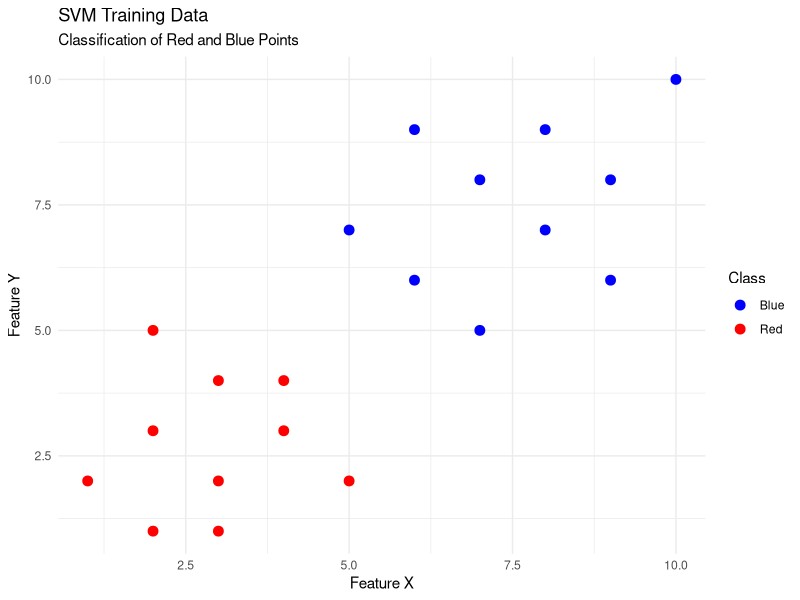
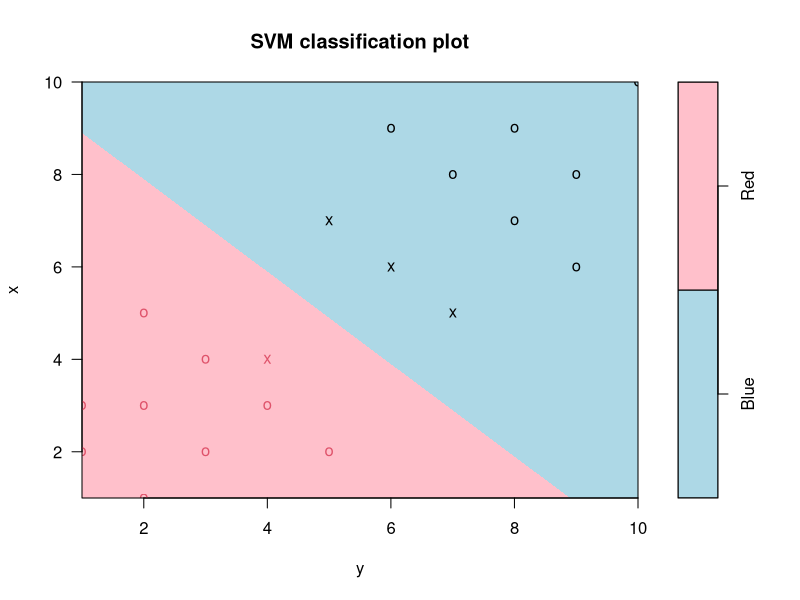
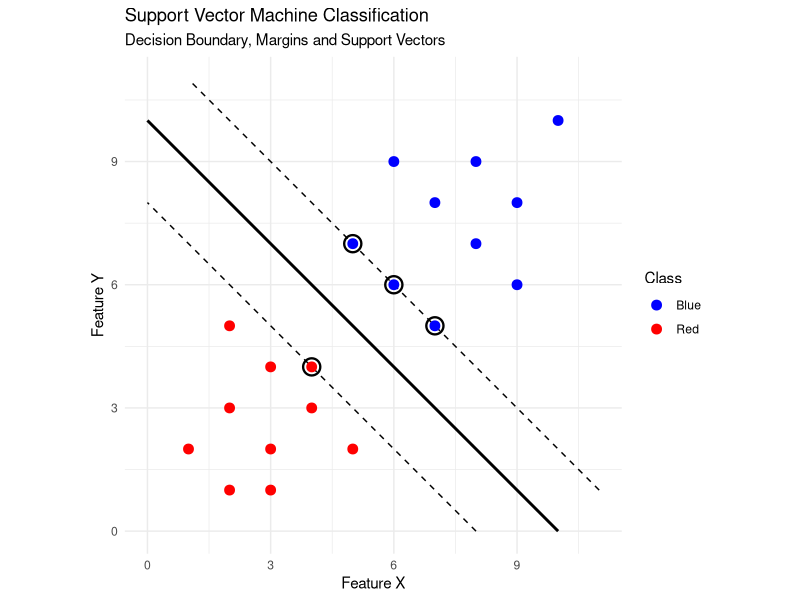
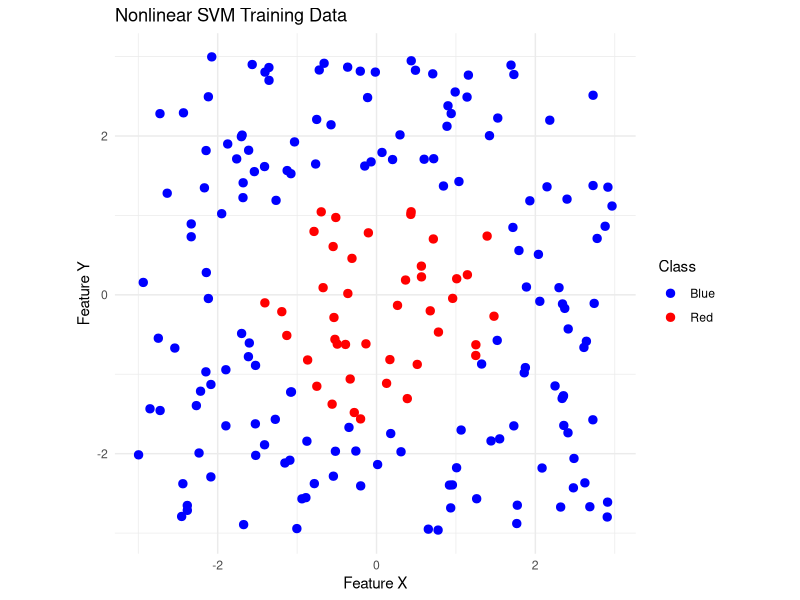
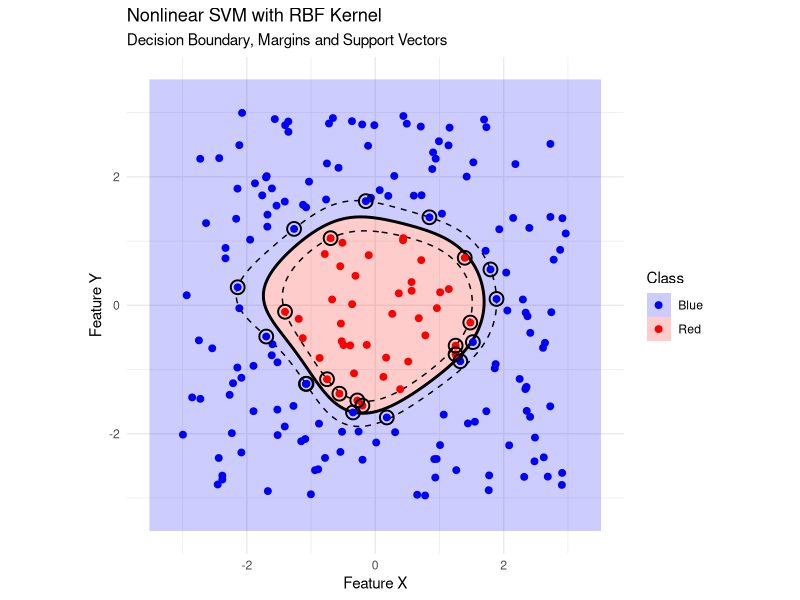
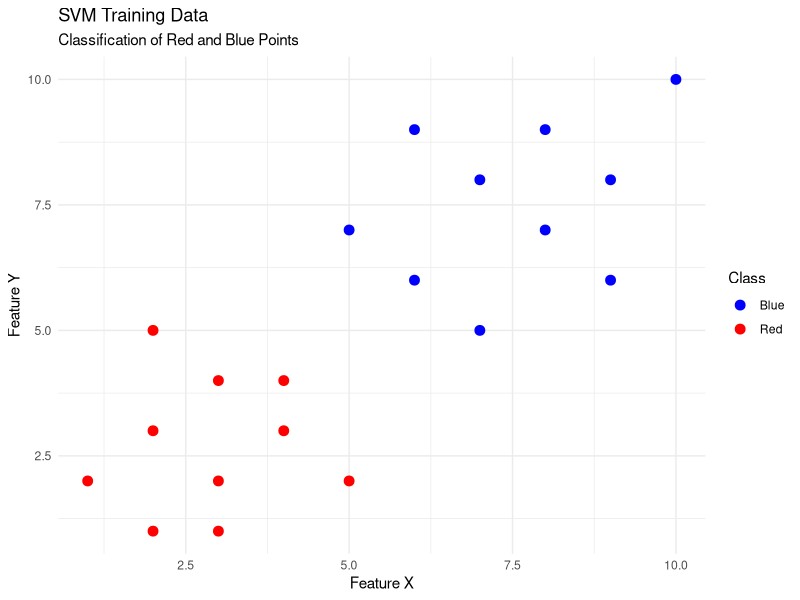
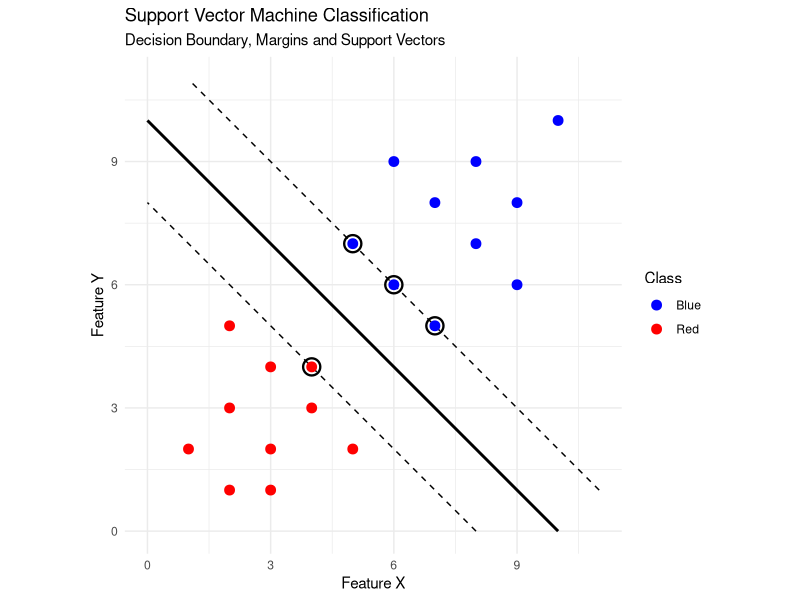
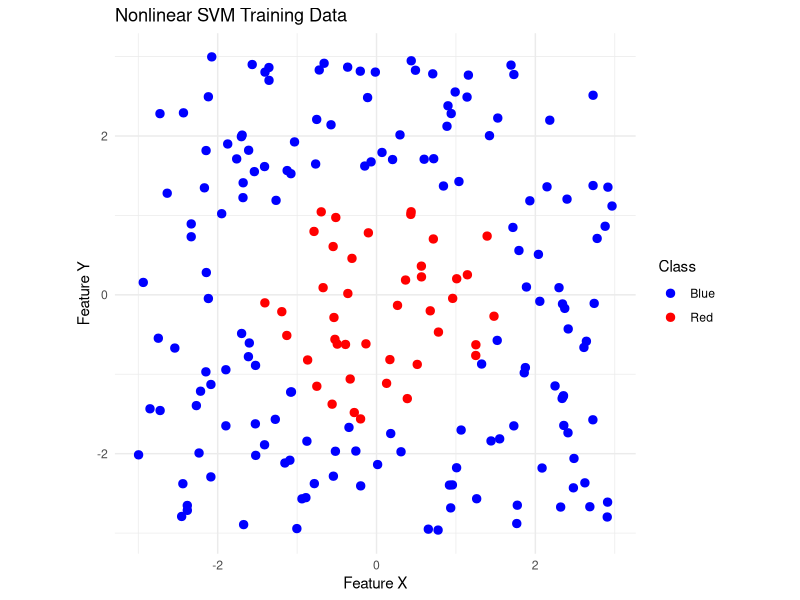

Source code (R) for these figures, in order:
## ---- chunk 1
library(tidyverse)
library(tidyverse)
library(ggplot2)
library(e1071)

set.seed(123)

# Create training data
svm_data <- data.frame(
  x = c(1, 2, 2, 3, 3, 4, 2, 4, 3, 5,
        5, 6, 7, 7, 8, 8, 9, 6, 9, 10),
  y = c(2, 1, 3, 2, 4, 3, 5, 4, 1, 2,
        7, 6, 8, 5, 7, 9, 8, 9, 6, 10),
  Class = factor(rep(c("Red", "Blue"), each = 10))
)

# Plot training data
svm_plot <- ggplot(svm_data, aes(x = x, y = y, color = Class)) +
  geom_point(size = 3) +
  scale_color_manual(values = c("Red" = "red",
                                "Blue" = "blue")) +
  labs(
    title = "SVM Training Data",
    subtitle = "Classification of Red and Blue Points",
    x = "Feature X",
    y = "Feature Y",
    color = "Class"
  ) +
  theme_minimal()

# Display the plot
print(svm_plot)

# Save for PowerPoint
ggsave(
  filename = "SVM_training_data.png",
  plot = svm_plot,
  width = 10,
  height = 6,
  dpi = 300
)

# Check where the file was saved
getwd()

# Check whether the file exists
file.exists("SVM_training_dta.png")
## ---- chunk 2
# Install once if necessary
install.packages("e1071")

library(e1071)

# Train linear SVM
svm_model <- svm(
  Class ~ x + y,
  data = svm_data,
  kernel = "linear",
  cost = 1,
  scale = FALSE
)

# View model summary
summary(svm_model)

# Plot SVM classification regions
plot(
  svm_model,
  svm_data,
  x ~ y,
  col = c("lightblue", "pink"),
  main = "SVM Classification with Decision Boundary"
)
## ---- chunk 3


# Create a grid of coordinates
grid <- expand.grid(
  x = seq(0, 11, length.out = 200),
  y = seq(0, 11, length.out = 200)
)

# Obtain SVM decision values
pred <- predict(
  svm_model,
  grid,
  decision.values = TRUE
)

grid$decision <- as.vector(
  attr(pred, "decision.values")
)

# Identify support vectors
support_vectors <- svm_data[svm_model$index, ]

svm_cla <- ggplot() +

  # Margins (-1 and +1)
  geom_contour(
    data = grid,
    aes(x = x, y = y, z = decision),
    breaks = c(-1, 1),
    linetype = "dashed",
    color = "black"
  ) +

  # Decision boundary (0)
  geom_contour(
    data = grid,
    aes(x = x, y = y, z = decision),
    breaks = 0,
    linetype = "solid",
    color = "black",
    linewidth = 1
  ) +

  # Training observations
  geom_point(
    data = svm_data,
    aes(x = x, y = y, color = Class),
    size = 3
  ) +

  # Highlight support vectors
  geom_point(
    data = support_vectors,
    aes(x = x, y = y),
    shape = 21,
    size = 5,
    stroke = 1.2,
    fill = NA,
    color = "black"
  ) +

  scale_color_manual(
    values = c("Red" = "red", "Blue" = "blue")
  ) +

  labs(
    title = "Support Vector Machine Classification",
    subtitle = "Decision Boundary, Margins and Support Vectors",
    x = "Feature X",
    y = "Feature Y",
    color = "Class"
  ) +

  coord_equal() +
  theme_minimal()

# Display the plot
print(svm_cla)

# Save for PowerPoint
ggsave(
  filename = "Support_vector_mc.png",
  plot = svm_cla,
  width = 8,
  height = 8,
  dpi = 300
)

# Check where the file was saved
getwd()

# Check whether the file exists
file.exists("Support_vector_mc.png")
## ---- chunk 4
# New observation
new_point <- data.frame(
  x = 6,
  y = 8
)

# Predict class
prediction <- predict(svm_model, new_point)

print(prediction)
## ---- chunk 5
library(tidyverse)
library(e1071)

set.seed(123)

# Generate sample data
n <- 200

x <- runif(n, -3, 3)
y <- runif(n, -3, 3)

# Calculate distance from center
distance <- x^2 + y^2

# Assign classes
Class <- ifelse(distance < 2.5, "Red", "Blue")

# Create dataframe
svm_nonlinear <- data.frame(
  x = x,
  y = y,
  Class = as.factor(Class)
)

# Visualize the training data
svm_nl <- ggplot(svm_nonlinear,
       aes(x = x, y = y, color = Class)) +
  geom_point(size = 2.5) +
  scale_color_manual(
    values = c("Red" = "red", "Blue" = "blue")
  ) +
  labs(
    title = "Nonlinear SVM Training Data",
    x = "Feature X",
    y = "Feature Y"
  ) +
  coord_equal() +
  theme_minimal()

# Display the plot
print(svm_nl)

# Save for PowerPoint
ggsave(
  filename = "Support_vector_NonLinear.png",
  plot = svm_nl,
  width = 8,
  height = 8,
  dpi = 300
)

# Check where the file was saved
getwd()

# Check whether the file exists
file.exists("Support_vector_NonLinear.png")
## ---- chunk 6
# Train nonlinear SVM
svm_nonlinear_model <- svm(
  Class ~ x + y,
  data = svm_nonlinear,
  kernel = "radial",
  cost = 10,
  gamma = 0.5,
  scale = FALSE
)

# Model summary
summary(svm_nonlinear_model)
## ---- chunk 7
  # Generate coordinate grid
  grid_nonlinear <- expand.grid(
    x = seq(-3.5, 3.5, length.out = 200),
    y = seq(-3.5, 3.5, length.out = 200)
  )

  # Predict classes and decision values
  pred <- predict(
    svm_nonlinear_model,
    grid_nonlinear,
    decision.values = TRUE
  )

  grid_nonlinear$Class <- pred

  grid_nonlinear$decision <- as.vector(
    attr(pred, "decision.values")
  )

  # Extract support vectors
  support_vectors <- svm_nonlinear[
    svm_nonlinear_model$index, 
  ]

  # Visualization
  nonlinear_svm <- ggplot() +

    # Classification regions
    geom_raster(
      data = grid_nonlinear,
      aes(x = x, y = y, fill = Class),
      alpha = 0.2
    ) +

    # Margin boundaries
    geom_contour(
      data = grid_nonlinear,
      aes(x = x, y = y, z = decision),
      breaks = c(-1, 1),
      linetype = "dashed",
      color = "black"
    ) +

    # Decision boundary
    geom_contour(
      data = grid_nonlinear,
      aes(x = x, y = y, z = decision),
      breaks = 0,
      color = "black",
      linewidth = 1
    ) +

    # Training points
    geom_point(
      data = svm_nonlinear,
      aes(x = x, y = y, color = Class),
      size = 2
    ) +

    # Support vectors
    geom_point(
      data = support_vectors,
      aes(x = x, y = y),
      shape = 21,
      size = 4,
      fill = NA,
      color = "black",
      stroke = 1
    ) +

    scale_color_manual(
      values = c("Red" = "red", "Blue" = "blue")
    ) +

    scale_fill_manual(
      values = c("Red" = "red", "Blue" = "blue")
    ) +

    labs(
      title = "Nonlinear SVM with RBF Kernel",
      subtitle = "Decision Boundary, Margins and Support Vectors",
      x = "Feature X",
      y = "Feature Y"
    ) +

    coord_equal() +
    theme_minimal()

  # Display the plot
  print(nonlinear_svm)

  # Save for PowerPoint
  ggsave(
    filename = "Non_Linear_SVM.png",
    plot = nonlinear_svm,
    width = 8,
    height = 8,
    dpi = 300
  )

  # Check where the file was saved
  getwd()

  # Check whether the file exists
  file.exists("Non_Linear_SVM.png")

## ---- chunk 8
# Linear SVM
linear_model <- svm(
  Class ~ x + y,
  data = svm_nonlinear,
  kernel = "linear",
  cost = 10,
  scale = FALSE
)

# Predictions
linear_pred <- predict(linear_model, svm_nonlinear)

nonlinear_pred <- predict(
  svm_nonlinear_model,
  svm_nonlinear
)

# Training accuracy
linear_accuracy <- mean(
  linear_pred == svm_nonlinear$Class
)

nonlinear_accuracy <- mean(
  nonlinear_pred == svm_nonlinear$Class
)

# Compare results
data.frame(
  Model = c("Linear SVM", "Nonlinear SVM"),
  Accuracy = c(linear_accuracy, nonlinear_accuracy)
)
